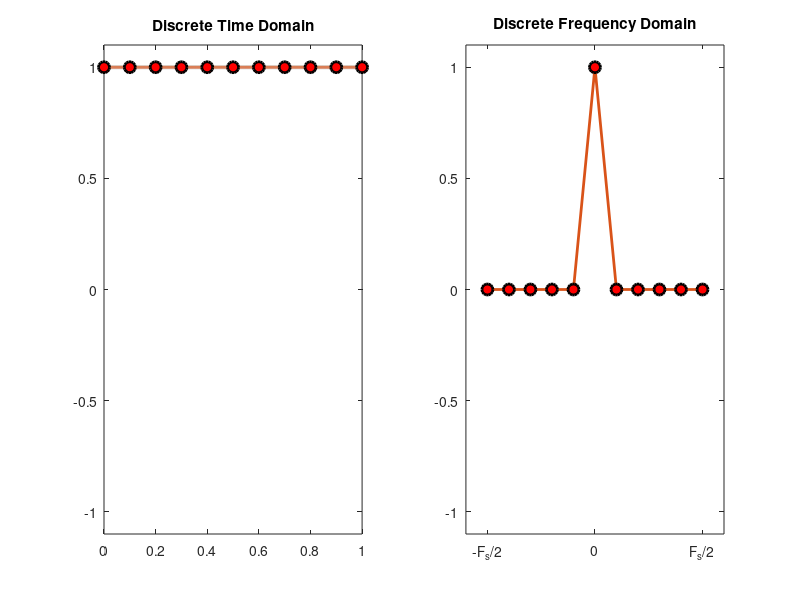

Source code (MATLAB): (Note: this script raises an error after producing the figure.)
Fs = 1000;
t = 0:(1/Fs):1;
decfac = 100;
Fs2 = Fs / decfac;
t2 = t(1:decfac:end);
delay = 0;
fArray = linspace(0,20,400);

filename = 'aliasing.mp4';

close all;

for k = 1 : length(fArray)

f = fArray(k);
f2 = mod(f,Fs/decfac);
y = cos(2*pi*f*t);
y2 = y(1:decfac:end);
y2_smooth = cos(2*pi*f2*t);

if(k == 1)
    hf=figure;
    subplot(1,2,1);
    hL1=plot(t,y);hold on;
    set(hL1,'Color',0.8*[1 1 1],'LineWidth',3);
    hLS = plot(t,y2_smooth);
    hL2=plot(t2,y2);hold off;
    set(hL2,'LineWidth',2);
    set(hL2,'Marker','o','MarkerEdgeColor','k', ...
        'MarkerSize',8,'MarkerFaceColor','r','LineStyle','none');
    ylim([-1.1 1.1]);
    set(hLS,'LineWidth',2);
    title('Discrete Time Domain');
    subplot(1,2,2);
    hLF1=plot(-5:5,fftshift(abs(fft(y2))/length(y2)));
    ylim([-1.1 1.1]);
    
    set(hLF1,'Marker','o','MarkerEdgeColor','k', ...
        'MarkerSize',8,'MarkerFaceColor','r','LineStyle','-');
    set(hLF1,'LineWidth',2);
    set(hLF1,'Color',[0.8500    0.3250    0.0980]);
    set(gca,'XTick',[-5 0 5],'XTickLabel',{'-F_s/2','0','F_s/2'});
    set(gcf,'Color','w');
    title('Discrete Frequency Domain');
    vidobj = VideoWriter(filename,'MPEG-4');
    vidobj.Quality = 15;
    vidobj.FrameRate = 10;
    open(vidobj);
     pause;
     
    
else
    set(hL1,'YData',y);
    set(hL2,'YData',y2);
    set(hLS,'YData',y2_smooth);
    
    set(hLF1,'YData',fftshift(abs(fft(y2))./length(y2)));
end
drawnow;
vidobj.writeVideo(getframe(gcf));

end
close(vidobj);
